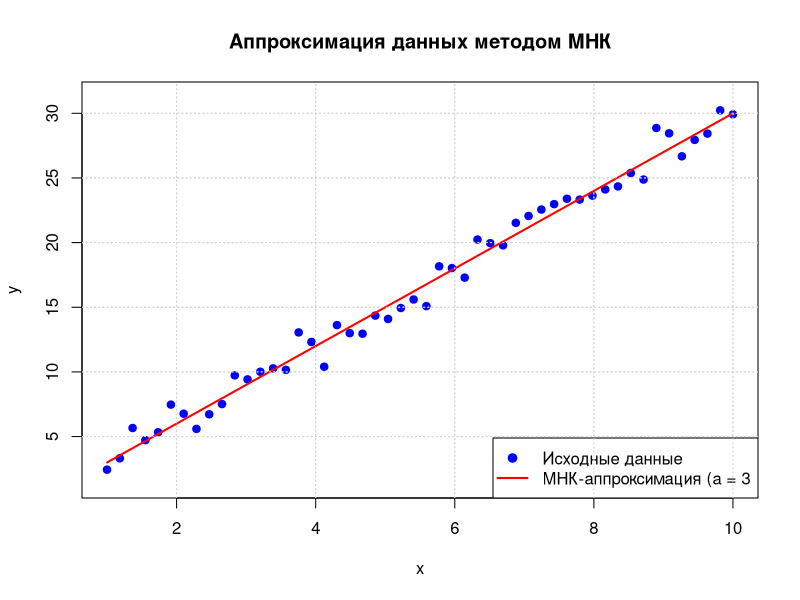

This figure's R source:
# Метод наименьших квадратов (МНК)

# 1. Задаем массив аргументов x_data (50 чисел от 1 до 10)
x_data = seq(1, 10, length.out = 50)

# 2. Задаем массив шума (нормальное распределение)
set.seed(123) # для воспроизводимости
noise = rnorm(length(x_data), mean = 0, sd = 1)

# 3. Задаем массив значений y_data = 3*x_data + noise
y_data = 3 * x_data + noise

# 4. Строим точечный график данных
plot(x_data, y_data, 
     pch = 19, col = "blue",
     xlab = "x", ylab = "y",
     main = "Аппроксимация данных методом МНК",
     ylim = c(min(y_data)-1, max(y_data)+1))
grid()

# 5. Определяем функцию для аппроксимации (линейная)
f_LSM = function(x, a) { a * x }

# 6. Задаем массив возможных значений параметра a
a_values = seq(0, 5, by = 0.1)

# 7. Функция для вычисления суммы квадратов отклонений (SSE)
getSSE = function(x, y, f, a) { sum((y - f(x, a))^2) }

# 8. Функция для нахождения оптимального значения параметра a
optimal = function(x, y, f, a_values) {
  n = length(a_values)
  best_a = a_values[1]
  best_res = getSSE(x, y, f, best_a)
  
  for (i in 1:n) {
    current_a = a_values[i]
    current_res = getSSE(x, y, f, current_a)
    
    if (current_res < best_res) {
      best_a = current_a
      best_res = current_res
    }
  }
  
  return(best_a)
}

# 9. Находим оптимальное значение параметра a
a_best = optimal(x_data, y_data, f_LSM, a_values)
cat("Оптимальное значение параметра a:", a_best, "\n")

# 10. Визуализация результатов
lines(x_data, f_LSM(x_data, a_best), 
      col = "red", lwd = 2)

# Добавляем легенду
legend("bottomright",
       legend = c("Исходные данные", 
                  paste("МНК-аппроксимация (a =", round(a_best, 2))),
       col = c("blue", "red"),
       pch = c(19, NA),
       lty = c(NA, 1),
       lwd = 2)
grid()
